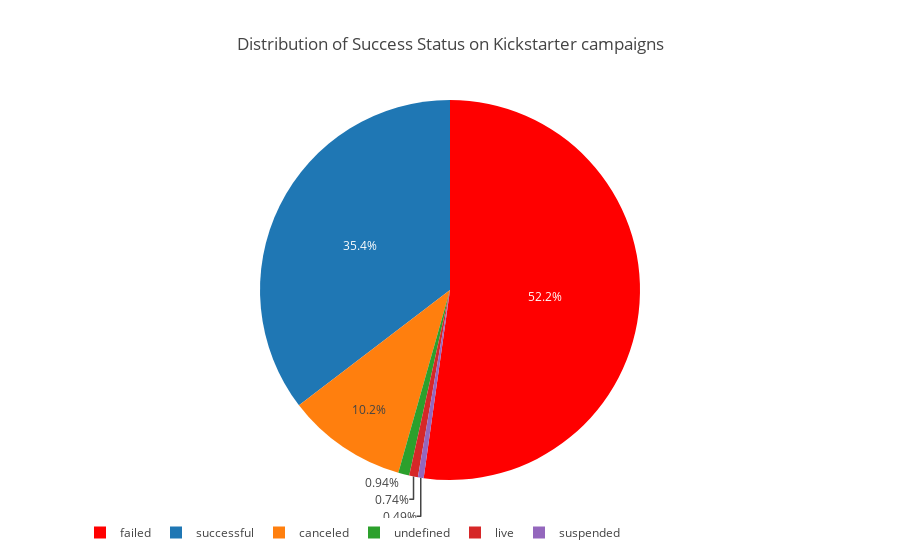

The cell this chart's notebook holds for it:
### Markdown cell above
# 1. What percentage of campaign succeed or fail?

### Code cell
#before I delete the different states, I want to see the distribution
success_percent = round(ks_data["state"].value_counts() / len(ks_data["state"]) * 100,2)

print("Success_Percent in %: ")
print(success_percent)

state = round(ks_data["state"].value_counts() / len(ks_data["state"]) * 100,2)

labels = list(state.index)
values = list(state.values)

trace_0 = go.Pie(labels=labels, values=values, marker=dict(colors=['red']))

layout = go.Layout(title='Distribution of Success Status on Kickstarter campaigns', legend=dict(orientation="h"));

fig = go.Figure(data=[trace_0], layout=layout)
iplot(fig)

### Figure 1 — Plotly figure (JSON) as saved in the notebook; plotly's stock layout.template omitted (floating-point values rounded to 4 significant figures)
{"data": [{"labels": ["failed", "successful", "canceled", "undefined", "live", "suspended"], "marker": {"colors": ["red"]}, "type": "pie", "uid": "efa484f6-1455-11e9-8f60-00dbdf806640", "values": [52.22, 35.38, 10.24, 0.94, 0.74, 0.49]}], "layout": {"legend": {"orientation": "h"}, "title": "Distribution of Success Status on Kickstarter campaigns"}}
